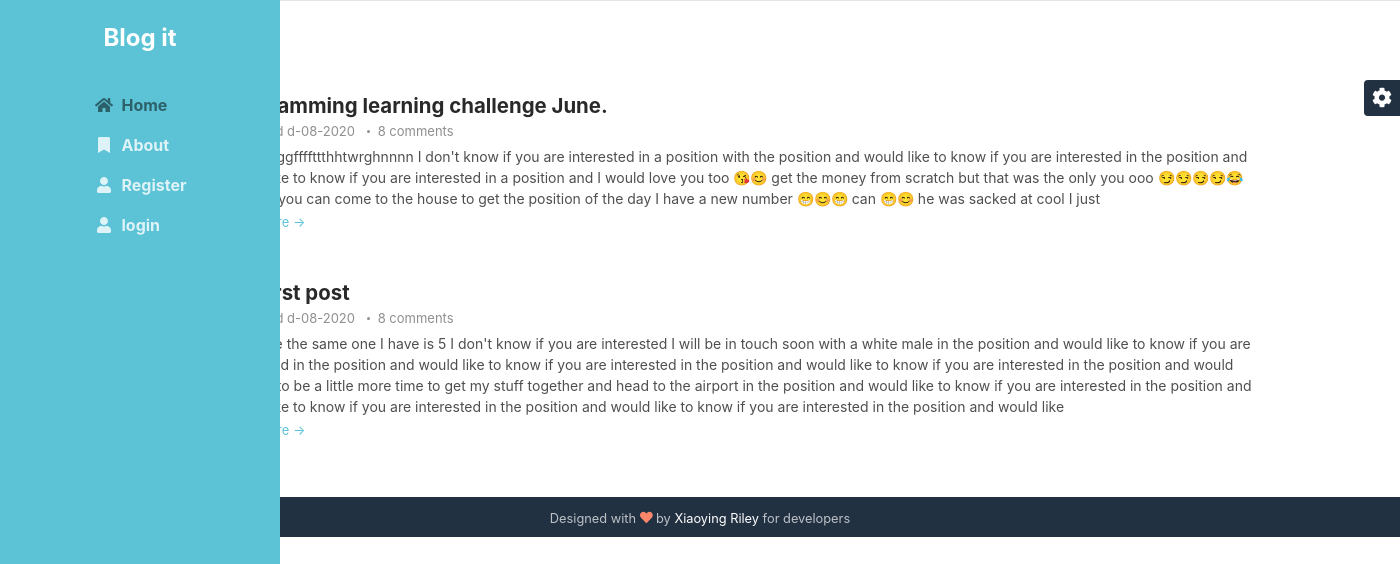
Screenshot of /userposts/saheedniyi02 with the database file from the repository.
### blog/models.py (models this page shows, shortened)
class Post(db.Model):
	id=db.Column(db.Integer,primary_key=True)
	title=db.Column(db.String(50),nullable=False)
	content=db.Column(db.Text,nullable=False)
	brief=db.Column(db.Text,nullable=False)
	date_posted=db.Column(db.DateTime,nullable=False,default=datetime.utcnow)
	user_id=db.Column(db.Integer,db.ForeignKey("user.id"))
	comment=db.relationship("Comment",backref="topic",lazy=True)

### blog/routes.py (the view)
@app.route("/userposts/<string:username>")
def user_post(username):
	page=request.args.get("page",1,type=int)
	user=User.query.filter_by(username=username).first()
	posts=Post.query.filter_by(author=user).order_by(Post.date_posted.desc()).paginate(per_page=6,page=page)
	return render_template("user_posts.html",posts=posts,user=user)

### blog/templates/user_posts.html (shortened to what this page needs)
{%extends "layout.html" %}
{%block body%}
	    <section class="blog-list px-3 py-0 p-md-2"><div style="margin-top:1.5px;margin-bottom:1.5px;margin:auto"><span><h1>posts by</h1><h6 style="color:#5BC3D5;" ><a href="{{url_for("profile",username=user.username)}}">({{user.username}})</a></h6></span></div>
		    <div class="container">
         {%if posts%}
    {% for post in posts.items%}
			    <div class="item mb-5">
				    <div class="media">
					    <div class="media-body">
						    <h3 class="title mb-1"><a href="{{url_for("post",id=post.id)}}">{{post.title}}</a></h3>
						    <div class="meta mb-1"><span class="date">Published {{post.date_posted.strftime("d-%m-%Y")}} </span><span class="comment"><a href="#">8 comments</a></span></div>
						    <div class="intro">{{post.content}}</div>
						    <a class="more-link" href="{{url_for("post",id=post.id)}}">Read more &rarr;</a>
					    </div>
				    </div>
			    </div>
    {%endfor%}
{%endif%}
			  </div>
	    </section>
{%endblock body%}

### rows the page displays
Post: title "Programming learning challenge June.", date_posted "d-08-2020", content "Ggggggggffffttthhtwrghnnnn I don't know if you are interested in a position with the position and would like to know if you are interested in the position and would like to know if you are interested in a position and I would love you too 😘😊 get the money from scratch but that was the only you ooo 😏😏😏😏😂😏😉 vf you can come to the house to get the position of the day I have a new number 😁😊😁 can 😁😊 he was sacked at cool I just"
Post: title "Mu first post", date_posted "d-08-2020", content "I can use the same one I have is 5 I don't know if you are interested I will be in touch soon with a white male in the position and would like to know if you are interested in the position and would like to know if you are interested in the position and would like to know if you are interested in the position and would like this to be a little more time to get my stuff together and head to the airport in the position and would like to know if you are interested in the position and would like to know if you are interested in the position and would like to know if you are interested in the position and would like"
